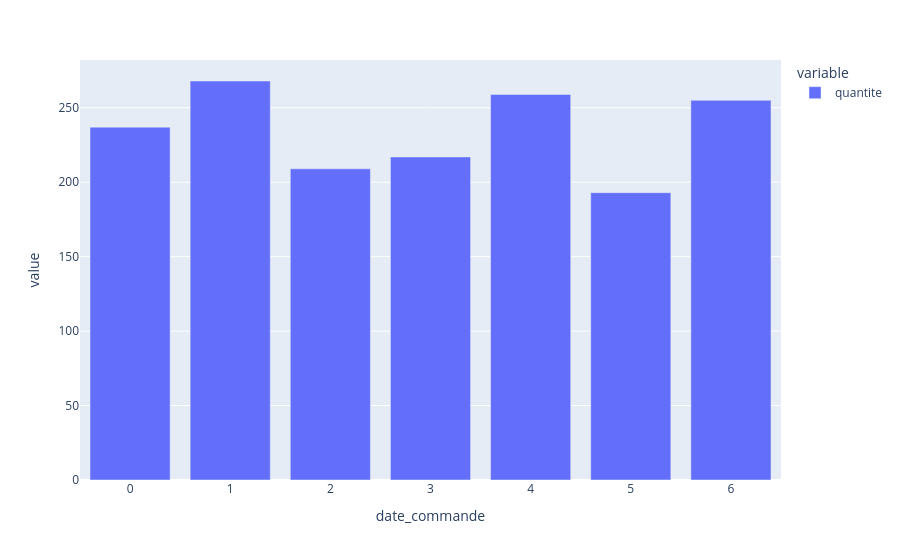

The cell this chart's notebook holds for it:
### Code cell
px.bar(df.groupby(df["date_commande"].dt.day_of_week)["quantite"].sum())

### Figure 1 — Plotly figure (JSON) as saved in the notebook; plotly's stock layout.template omitted (floating-point values rounded to 4 significant figures)
{"data": [{"hovertemplate": "variable=quantite<br>date_commande=%{x}<br>value=%{y}<extra></extra>", "legendgroup": "quantite", "marker": {"color": "#636efa", "pattern": {"shape": ""}}, "name": "quantite", "orientation": "v", "showlegend": true, "textposition": "auto", "type": "bar", "x": [0, 1, 2, 3, 4, 5, 6], "xaxis": "x", "y": [237, 268, 209, 217, 259, 193, 255], "yaxis": "y"}], "layout": {"barmode": "relative", "legend": {"title": {"text": "variable"}, "tracegroupgap": 0}, "margin": {"t": 60}, "xaxis": {"anchor": "y", "domain": [0, 1], "title": {"text": "date_commande"}}, "yaxis": {"anchor": "x", "domain": [0, 1], "title": {"text": "value"}}}}
